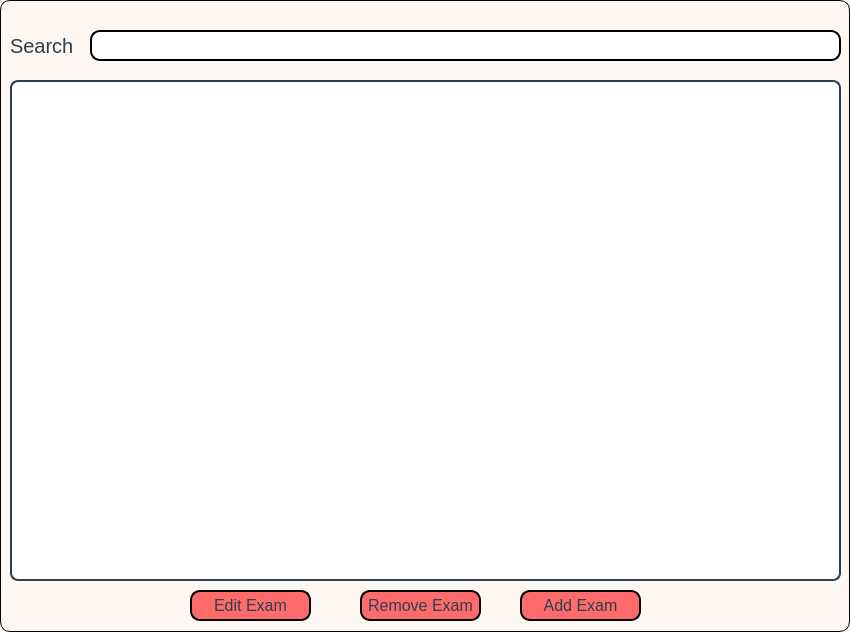
<?xml version="1.0" encoding="UTF-8"?>
<ui version="4.0">
 <class>ExamManagement</class>
 <widget class="QWidget" name="ExamManagement">
  <property name="geometry">
   <rect>
    <x>0</x>
    <y>0</y>
    <width>850</width>
    <height>632</height>
   </rect>
  </property>
  <property name="windowTitle">
   <string>Exam Management</string>
  </property>
  <property name="layoutDirection">
   <enum>Qt::LayoutDirection::LeftToRight</enum>
  </property>
  <property name="styleSheet">
   <string notr="true">QWidget#ExamManagement {
        background-color: #fef6f0   ;
        border: 1px solid black;
        border-radius: 10%;
}</string>
  </property>
  <widget class="QTableView" name="examTable">
   <property name="geometry">
    <rect>
     <x>10</x>
     <y>80</y>
     <width>831</width>
     <height>501</height>
    </rect>
   </property>
   <property name="styleSheet">
    <string notr="true">QTableView#examTable {
    border: 1.5px solid #2c3e50;
    border-radius: 8px;
    background-color: #ffffff;
    font-family: 'Segoe UI', sans-serif;
    font-size: 11pt;
    color: #2c3e50;
    gridline-color: #ecf0f1;
    alternate-background-color: #f7f9fa;
    selection-background-color: #d6eaf8;
    selection-color: #1a252f;
}

QHeaderView::section {
    background-color: #2c3e50;
    color: white;
    font-weight: bold;
    font-size: 11pt;
    padding: 6px;
    border: none;
    font-family: 'Segoe UI', sans-serif;
}

QTableView QTableCornerButton::section {
    background-color: #2c3e50;
    border: none;
}

QTableView::item {
    padding: 6px;
    font-size: 10.5pt;
}

QTableView::item:selected {
    background-color: #d6eaf8;
    color: #1a252f;
}
</string>
   </property>
  </widget>
  <widget class="QPushButton" name="removeButton">
   <property name="geometry">
    <rect>
     <x>360</x>
     <y>590</y>
     <width>121</width>
     <height>31</height>
    </rect>
   </property>
   <property name="focusPolicy">
    <enum>Qt::FocusPolicy::StrongFocus</enum>
   </property>
   <property name="styleSheet">
    <string notr="true">QPushButton#removeButton {
    background-color: #ff6b6b;
    border: 1.5px solid black;
    border-radius: 10px;
    font-size: 16px;
color: #2c3e50 ;
}

QPushButton#removeButton:hover {
color: #2c3e50 ;
    background-color: #ee5253;
}

</string>
   </property>
   <property name="text">
    <string>Remove Exam</string>
   </property>
  </widget>
  <widget class="QPushButton" name="editButton">
   <property name="geometry">
    <rect>
     <x>190</x>
     <y>590</y>
     <width>121</width>
     <height>31</height>
    </rect>
   </property>
   <property name="styleSheet">
    <string notr="true">QPushButton#editButton {
    background-color: #ff6b6b;
    border: 1.5px solid black;
    border-radius: 10px;
    font-size: 16px;
color: #2c3e50 ;
}

QPushButton#editButton:hover {
color: #2c3e50 ;
    background-color: #ee5253;
}

</string>
   </property>
   <property name="text">
    <string>Edit Exam</string>
   </property>
  </widget>
  <widget class="QPushButton" name="addButton">
   <property name="geometry">
    <rect>
     <x>520</x>
     <y>590</y>
     <width>121</width>
     <height>31</height>
    </rect>
   </property>
   <property name="styleSheet">
    <string notr="true">QPushButton#addButton {
    background-color: #ff6b6b;
    border: 1.5px solid black;
    border-radius: 10px;
    font-size: 16px;
color: #2c3e50 ;
}

QPushButton#addButton:hover {
color: #2c3e50 ;
    background-color: #ee5253;
}

</string>
   </property>
   <property name="text">
    <string>Add Exam</string>
   </property>
  </widget>
  <widget class="QLineEdit" name="searchBar">
   <property name="geometry">
    <rect>
     <x>90</x>
     <y>30</y>
     <width>751</width>
     <height>31</height>
    </rect>
   </property>
   <property name="styleSheet">
    <string notr="true">QLineEdit#searchBar {
    color: black;;
    border: 1.5px solid black;;
    border-radius: 10px;
        font-size: 16px;
        padding: 0px 8px 0px 8px;
}
</string>
   </property>
  </widget>
  <widget class="QLabel" name="searchLabel">
   <property name="geometry">
    <rect>
     <x>10</x>
     <y>30</y>
     <width>71</width>
     <height>31</height>
    </rect>
   </property>
   <property name="styleSheet">
    <string notr="true">QLabel#searchLabel {
        font-size: 20px;
        color: #2c3e50 ;
}</string>
   </property>
   <property name="text">
    <string>Search</string>
   </property>
  </widget>
 </widget>
 <resources/>
 <connections/>
</ui>
